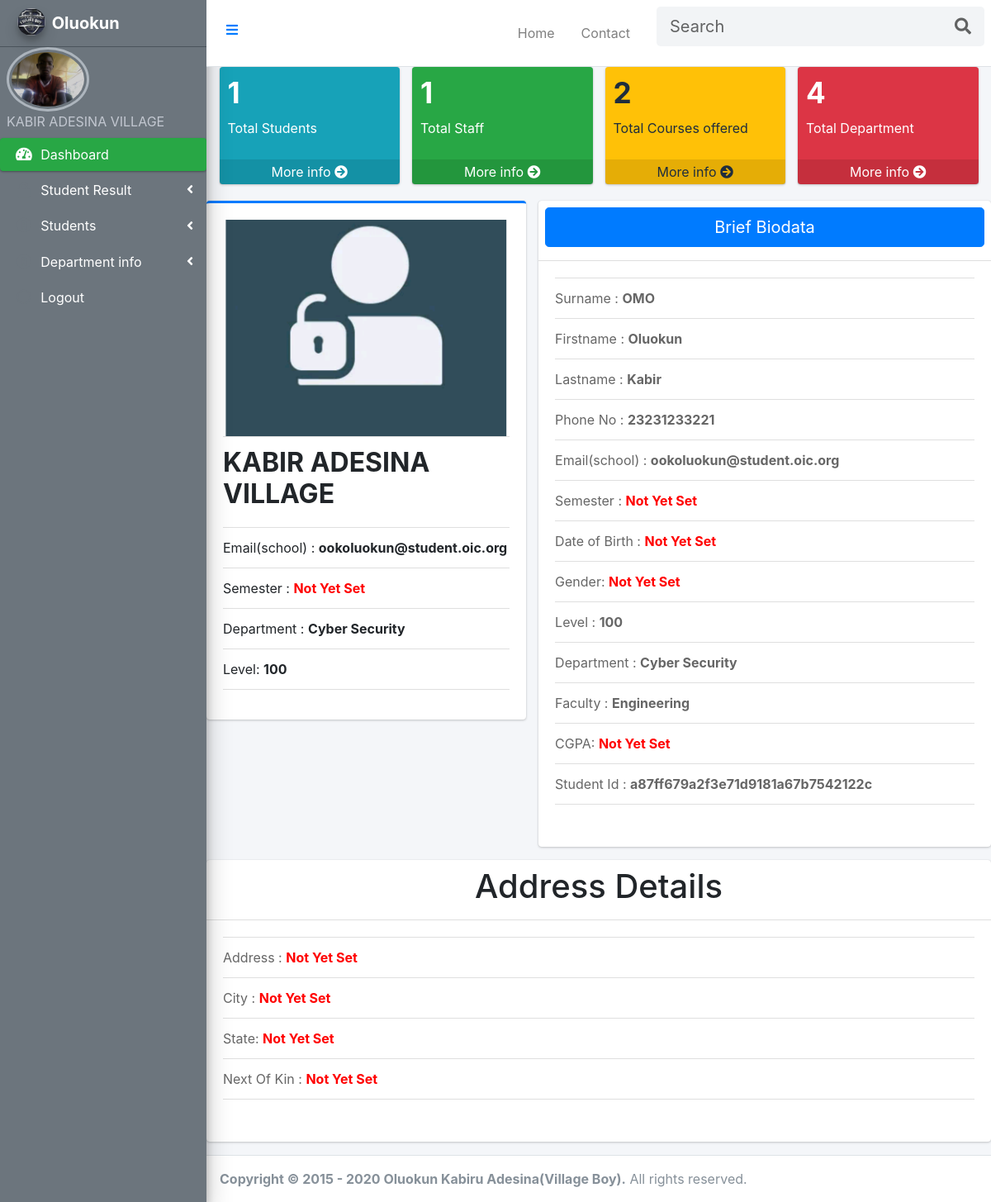
Page /staff/studentDetails.php?id=a87ff679a2f3e71d9181a67b7542122c (signed in) on the committed database.
### tables this page shows
CREATE TABLE `staff` (
  `id` int(6) NOT NULL,
  `name` varchar(30) NOT NULL,
  `email` varchar(30) NOT NULL,
  `Phone_Number` varchar(50) NOT NULL,
  `password` varchar(50) NOT NULL,
  `CourseTaken` varchar(50) NOT NULL,
  `category` varchar(50) NOT NULL,
  `faculty` varchar(100) NOT NULL,
  `state` varchar(50) NOT NULL,
  `city` varchar(50) NOT NULL,
  `address` text NOT NULL,
  `gender` varchar(50) NOT NULL,
  `dob` varchar(50) NOT NULL,
  `profilePicture` text NOT NULL,
  `StaffId` varchar(50) NOT NULL,
  `reg_date` timestamp NOT NULL DEFAULT current_timestamp() ON UPDATE current_timestamp()
);

CREATE TABLE `student` (
  `id` int(6) NOT NULL,
  `SurName` varchar(30) NOT NULL,
  `FirstName` varchar(30) NOT NULL,
  `LastName` varchar(30) NOT NULL,
  `email` varchar(30) NOT NULL,
  `Phone_Number` varchar(50) NOT NULL,
  `password` varchar(50) NOT NULL,
  `Level` varchar(50) NOT NULL,
  `matricNo` varchar(10) NOT NULL,
  `CurrentSemester` varchar(30) NOT NULL,
  `Department` varchar(255) NOT NULL,
  `Faculty` varchar(50) NOT NULL,
  `state` varchar(50) NOT NULL,
  `city` varchar(50) NOT NULL,
  `Address` varchar(50) NOT NULL,
  `dob` varchar(50) NOT NULL,
  `gender` varchar(50) NOT NULL,
  `profilePicture` text NOT NULL,
  `NextOfKin` varchar(100) NOT NULL,
  `CGPA` varchar(5) NOT NULL,
  `class` varchar(50) NOT NULL,
  `StudentId` varchar(50) NOT NULL,
  `reg_date` timestamp NOT NULL DEFAULT current_timestamp() ON UPDATE current_timestamp()
);

### staff/studentDetails.php (the view, shortened to what this page needs)
<?php
     if(isset($_SESSION['staffLogin'])){
    include('header.php');
    include("../includes/connection.php");
    $id = $_GET['id'];
    $stmt = "SELECT* FROM student WHERE StudentId = '$id'";
    $qe = mysqli_query($conn, $stmt);
    $student = mysqli_fetch_array($qe);
    ?>
<!DOCTYPE html>
<html lang="en">
<head>
    <link rel="stylesheet" href=>
</head>
<?php
    include('sidebar.php');
    ?>
<body>
<div class="content-wrapper">
    <section class="content">
      <div class="container-fluid">
        <div class="row">
          <div class="col-lg-3 col-6">
            <div class="small-box bg-info">
            <?php
              $students = mysqli_query($conn, "SELECT COUNT(id) AS totalStudent FROM student WHERE Department ='$dept' ");
              $TotalStudent = mysqli_fetch_array($students);
              ?>
              <div class="inner">
                <h3><?php echo htmlentities($TotalStudent['totalStudent']);?></h3>
                <p>Total Students</p>
              </div>
              <a href="manageStudent.php" class="small-box-footer">More info <i class="fas fa-arrow-circle-right"></i></a>
            </div>
          </div>
          <div class="col-lg-3 col-6">
            <div class="small-box bg-success">
              <?php
              $staffs = mysqli_query($conn, "SELECT COUNT(id) AS totalStaff FROM staff WHERE category = '$dept' ");
              $TotalStaff = mysqli_fetch_array($staffs);
              ?>
              <div class="inner">
                <h3><?php echo htmlentities($TotalStaff['totalStaff']);?></h3>
                <p>Total Staff</p>
              </div>
              <a href="manageStaff.php" class="small-box-footer">More info <i class="fas fa-arrow-circle-right"></i></a>
            </div>
          </div>
          <div class="col-lg-3 col-6">
            <div class="small-box bg-warning">
            <?php
              $course = mysqli_query($conn, "SELECT COUNT(id) AS totalCourses FROM courses WHERE CourseCategory ='$dept' ");
              $TotalCourse = mysqli_fetch_array($course);
              ?>
              <div class="inner">
                <h3><?php echo htmlentities($TotalCourse['totalCourses']);?></h3>
                <p>Total Courses offered</p>
              </div>
              <a href="manageCourse.php" class="small-box-footer">More info <i class="fas fa-arrow-circle-right"></i></a>
            </div>
          </div>
          <div class="col-lg-3 col-6">
            <div class="small-box bg-danger">
            <?php
              $depttment = mysqli_query($conn, "SELECT COUNT(id) AS totaldepartment FROM department");
              $Totaldepartment = mysqli_fetch_array($depttment);
              ?>
              <div class="inner">
                <h3><?php echo htmlentities($Totaldepartment['totaldepartment']);?></h3>
                <p>Total Department</p>
              </div>
              <a href="#" class="small-box-footer">More info <i class="fas fa-arrow-circle-right"></i></a>
            </div>
          </div>
        </div>
      </div>
    </section>
    <div class="row">
          <div class="col-md-5">
            <div class="card card-primary card-outline">
              <div class="card-body box-profile">
                <div class="text-center">
                  <img class="img-fluid card-img"
                       src="../student/<?php
                        if(!empty($student['profilePicture'])){
                            echo htmlentities($student['profilePicture']);
                        }else{
                            echo "../image/login.png";
                        }
                       ?>"
                       alt="User profile picture">
                </div>
                <ul class="list-group list-group-unbordered mb-3">
                  <li class="list-group-item"> <h2> <b><?php echo $name ?></b></h2>
                  </li>
                <li class="list-group-item">Email(school) : <b><?php echo ($student['email'])?></b></li>
                <li class="list-group-item">Semester : <b><?php
                  if(!empty($student['CurrentSemester'])){
                      echo htmlentities($student['CurrentSemester']);
                  }else{
                      echo "<span style ='color:red'>Not Yet Set</span>";
                  }
                 ?></b></li>
                    <li class="list-group-item">Department : <b><?php
                  if(!empty($student['Department'])){
                      echo htmlentities($student['Department']);
                  }else{
                      echo "<span style ='color:red'>Not Yet Set</span>";
                  }
                 ?></b></li>
                    <li class="list-group-item">Level: <b><?php
                  if(!empty($student['Level'])){
                      echo htmlentities($student['Level']);
                  }else{
                      echo "<span style ='color:red'>Not Yet Set</span>";
                  }
                 ?></b></li>
                </ul>
              </div>
            </div>
        </div>
          <div class="col-md-7">
            <div class="card">
              <div class="card-header p-2">
                  <h1 class="text-center btn btn-primary btn-lg btn-block"> Brief Biodata</h1>
              </div>
              <div class="card-body">
                <div class="tab-content">
                  <div class="active tab-pane" id="activity">
                    <div class="post">
                      <div class="user-block">
                          <ul class="list-group list-group-unbordered mb-3">
                          <li class="list-group-item">Surname : <b><?php echo strtoupper($student['SurName'])?></b></li>
                          <li class="list-group-item">Firstname : <b><?php echo ucfirst ($student['FirstName'])?></b></li>
                          <li class="list-group-item">Lastname : <b><?php echo ucfirst($student['LastName'])?></b></li>
                          <li class="list-group-item">Phone No : <b><?php echo ($student['Phone_Number'])?></b></li>
                          <li class="list-group-item">Email(school) : <b><?php echo ($student['email'])?></b></li>
                          <li class="list-group-item">Semester : <b><?php
                        if(!empty($student['CurrentSemester'])){
                            echo htmlentities($student['CurrentSemester']);
                        }else{
                            echo "<span style ='color:red'>Not Yet Set</span>";
                        }
                       ?></b></li>
                          <li class="list-group-item">Date of Birth : <b><?php
                        if(!empty($student['dob'])){
                            echo htmlentities($student['dob']);
                        }else{
                            echo "<span style ='color:red'>Not Yet Set</span>";
                        }
                       ?></b></li>
                       <li class="list-group-item">Gender: <b><?php
                        if(!empty($student['gender'])){
                            echo htmlentities($student['gender']);
                        }else{
                            echo "<span style ='color:red'>Not Yet Set</span>";
                        }
                       ?></b></li>
                          <li class="list-group-item">Level : <b><?php
                        if(!empty($student['Level'])){
                            echo htmlentities($student['Level']);
                        }else{
                            echo "<span style ='color:red'>Not Yet Set</span>";
                        }
                       ?></b></li>
                          <li class="list-group-item">Department : <b><?php
                        if(!empty($student['Department'])){
                            echo htmlentities($student['Department']);
                        }else{
                            echo "<span style ='color:red'>Not Yet Set</span>";
                        }
                       ?></b></li>
                          <li class="list-group-item">Faculty : <b><?php
                        if(!empty($student['Faculty'])){
                            echo htmlentities($student['Faculty']);
                        }else{
                            echo "<span style ='color:red'>Not Yet Set</span>";
                        }
                       ?></b></li>
                          <li class="list-group-item">CGPA: <b><?php
                        if(!empty($student['CGPA'])){
                            echo htmlentities($student['CGPA']);
                        }else{
                            echo "<span style ='color:red'>Not Yet Set</span>";
                        }
                       ?></b></li>
                          <li class="list-group-item">Student Id : <b><?php
                        if(!empty($student['StudentId'])){
                            echo htmlentities($student['StudentId']);
                        }else{
                            echo "<span style ='color:red'>Not Yet Set</span>";
                        }
                       ?></b></li>
                          </ul>
                      </div>
                   </div>
                  </div>
                </div>
              </div>
            </div>
          </div>
        </div>
        <div class="card">
              <div class="card-header p-2">
                           <h1 class="text-center">Address Details</h1>
              </div>
              <div class="card-body">
                <div class="tab-content">
                  <div class="active tab-pane" id="activity">
                    <div class="post">
                      <div class="user-block">
                          <ul class="list-group list-group-unbordered mb-3">
                            <li class="list-group-item">Address : <b><?php
                                if(!empty($student['Address'])){
                                    echo htmlentities($student['Address']);
                                }else{
                                    echo "<span style ='color:red'>Not Yet Set</span>";
                                }
                               ?></b></li>
                                  <li class="list-group-item">City : <b><?php
                                if(!empty($student['city'])){
                                    echo htmlentities($student['city']);
                                }else{
                                    echo "<span style ='color:red'>Not Yet Set</span>";
                                }
                               ?></b></li>
                                  <li class="list-group-item">State: <b><?php
                                if(!empty($student['state'])){
                                    echo htmlentities($student['state']);
                                }else{
                                    echo "<span style ='color:red'>Not Yet Set</span>";
                                }
                               ?></b></li>
                                  <li class="list-group-item">Next Of Kin : <b><?php
                                if(!empty($student['NextOfKin'])){
                                    echo htmlentities($student['NextOfKin']);
                                }else{
                                    echo "<span style ='color:red'>Not Yet Set</span>";
                                }
                               ?></b></li>
                          </ul>
                      </div>
                   </div>
                  </div>
                </div>
              </div>
            </div>
      </div>
<?php include('footer.php'); ?>
</body>
</html>
<?php
    }
    else{
        header('location:../index.php');
    }
    ?>

### staff/sidebar.php (shortened to what this page needs)
<?php
  if(isset($_SESSION['staffLogin'])){
    include("../includes/connection.php");
    $user =$_SESSION['staffLogin'];
    $stmt = "SELECT* FROM staff WHERE email = '$user'|| Phone_Number = '$user'";
    $qe = mysqli_query($conn, $stmt);
    $staff = mysqli_fetch_array($qe);
    $staf = explode(",", $staff['name']);
    $name =strtoupper($staf[0]." ".$staf[1]." ".$staf[2]);
?>
<aside class="main-sidebar bg-muted  sidebar-dark-success elevation-4  bg-secondary"  style="position:fixed; top: 0px; left: 0px; z-index: 1;">
    <a href="../index.php" class="brand-link">
      <img src="../image/village boy logo.jpg" alt="<?php $name ?>" class="brand-image img-circle elevation-3"
           style="opacity: .8">
      <span class="brand-text font-weight-bold">Oluokun</span>
    </a>
    <div class="sidebar">
      <img class="profile-user-img img-fluid img-circle"
                     src= "../staff/<?php
                      if(!empty($staff['profilePicture'])){
                          echo htmlentities($staff['profilePicture']);
                      }else{
                          echo "<span style ='color:red'>Not Yet Set</span>";
                      }
                     ?>"
                     alt="User profile picture">
        <div class="info">
          <a href="index.php" class="d-block"><?php echo $name;?> </a>
        </div>
      </div>
      <nav class="mt-2">
        <ul class="nav nav-pills nav-sidebar flex-column" data-widget="treeview" role="menu" data-accordion="false">
          <li class="nav-item has-treeview menu-open">
            <a href="index.php" class="nav-link active">
              <i class="nav-icon fas fa-tachometer-alt"></i>
              <p>
                Dashboard
              </p>
            </a>
          </li>
            <li class="nav-item has-treeview">
              <a href="#" class="nav-link">
                <i class="nav-icon fa fa-lock"></i>
                <p>
                  Student Result
                  <i class="fas fa-angle-left right"></i>
                </p>
              </a>
            </li>
          <li class="nav-item has-treeview">
          <a href="#" class="nav-link">
            <i class="nav-icon fa fa-registered"></i>
            <p>
              Students
              <i class="fas fa-angle-left right"></i>
            </p>
          </a>
        </li>
        <li class="nav-item has-treeview">
          <a href="#" class="nav-link">
            <i class="nav-icon fa fa-registered"></i>
            <p>
              Department info
              <i class="fas fa-angle-left right"></i>
            </p>
          </a>
        </li>
          <li class="nav-item">
                <a href="Logout.php" class="nav-link">
                  <i class="far fa-circle nav-icon"></i>
                  <p>Logout</p>
                </a>
              </li>
        </ul>
      </nav>
  </aside>
  <?php
  }
  ?>

### css/style.css (style rules this page uses)
aside { position: fixed; z-index: 1; top: 0; left: 0; }
nav ul li a.nav-link p { text-decoration: none; color: white; }

### rows in the picture
staff: profilePicture (picture), name "KABIR ADESINA VILLAGE"
student: email "ookoluokun@student.oic.org", Department "Cyber Security", Level "100", SurName "OMO", FirstName "Oluokun", LastName "Kabir", Phone_Number "23231233221", Faculty "Engineering", StudentId "a87ff679a2f3e71d9181a67b7542122c"

### other values in the picture
$TotalStudent['totalStudent'] "1"
$TotalStaff['totalStaff'] "1"
$TotalCourse['totalCourses'] "2"
$Totaldepartment['totaldepartment'] "4"
Date('Y') "2020"
